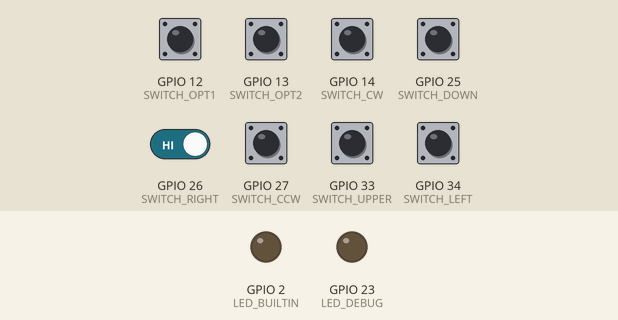
Recording of a sketch running on a simulated ESP32. On the bench: output pins drawn as LEDs (lit = HIGH). The inputs (shaded band) are chosen by the test bench; at power-on: GPIO 12 (SWITCH_OPT1), GPIO 13 (SWITCH_OPT2), GPIO 14 (SWITCH_CW), GPIO 25 (SWITCH_DOWN), GPIO 26 (SWITCH_RIGHT), GPIO 27 (SWITCH_CCW), GPIO 33 (SWITCH_UPPER), GPIO 34 (SWITCH_LEFT) HIGH. Nothing arrives over Bluetooth unless stated; what the sketch prints to the serial monitor is not drawn.

Above: at 0.1 s.
At 4.5 s:
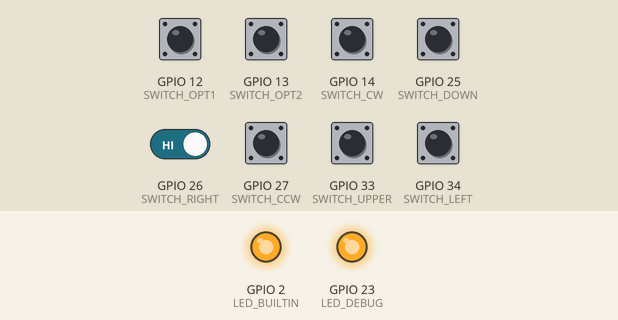
4.6 s: GPIO 27 (SWITCH_CCW) pulled LOW for 1 s
8.6 s: GPIO 26 (SWITCH_RIGHT) driven LOW
14.7 s: GPIO 33 (SWITCH_UPPER) pulled LOW for 0.15 s
Timing chart, 0 to 17.7 s (numbered marks = the images above; inputs shaded):
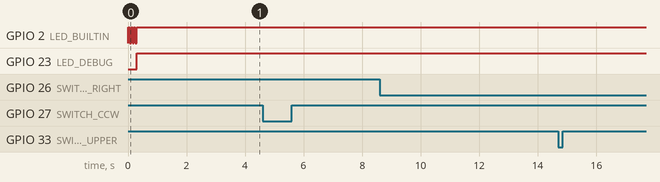

The sketch:

main.ino
```cpp
#include "BluetoothSerial.h"

#define LED_DEBUG 23
#define LED_BUILTIN 2
#define SWITCH_UPPER 33
#define SWITCH_DOWN  25
#define SWITCH_LEFT  34
#define SWITCH_RIGHT 26
#define SWITCH_CCW 27
#define SWITCH_CW  14
#define SWITCH_OPT1 12
#define SWITCH_OPT2 13
#define TRANSMIT_DATA_SIZE 2

unsigned long previous_ms = 0;
BluetoothSerial SerialBT;

void setup() {
  // setup baudrate
  Serial.begin(115200);

  // initialize the LED pin as an output:
  pinMode(LED_DEBUG, OUTPUT);
  pinMode(LED_BUILTIN, OUTPUT);
  // initialize the switch pin as an input:
  pinMode(SWITCH_UPPER, INPUT);
  pinMode(SWITCH_DOWN, INPUT);
  pinMode(SWITCH_LEFT, INPUT);
  pinMode(SWITCH_RIGHT, INPUT);
  pinMode(SWITCH_CCW, INPUT);
  pinMode(SWITCH_CW, INPUT);
  pinMode(SWITCH_OPT1, INPUT);
  pinMode(SWITCH_OPT2, INPUT);

  bluetooth_setup();
  blink_led();
}

void printPressedSwitch(int pin, String pin_str) {
  digitalWrite(LED_BUILTIN, HIGH);
  if (digitalRead(pin) == HIGH) {
    digitalWrite(LED_DEBUG, HIGH);   // turn the LED on
    Serial.print(pin_str);
    Serial.println(" switch is pressed!!");
  }
}

void loop() {
  const unsigned long interval_ms = 50;
  unsigned long current_ms = millis();

  if (current_ms - previous_ms < interval_ms) return;

  previous_ms = current_ms;
  digitalWrite(LED_DEBUG, LOW);  // turn the LED off
  debug_print();
  transmit_data();
}

void debug_print() {
  printPressedSwitch(SWITCH_UPPER, "Upper");
  printPressedSwitch(SWITCH_DOWN, "Down");
  printPressedSwitch(SWITCH_LEFT, "Left");
  printPressedSwitch(SWITCH_RIGHT, "Right");
  printPressedSwitch(SWITCH_CCW, "CCW");
  printPressedSwitch(SWITCH_CW, "CW");
  printPressedSwitch(SWITCH_OPT1, "Opt1");
  printPressedSwitch(SWITCH_OPT2, "Opt2");
}

void bluetooth_setup() {
    SerialBT.begin("ESP32_remote_controller", true);
    Serial.println("The device started in master mode, make sure remote BT device is on!");

    // uint8_t address[6] = {0x8C, 0x4B, 0x14, 0x2A, 0x6F, 0xB8};
    // bool connected = SerialBT.connect(address);
    bool connected = SerialBT.connect("ESP32_omni_robot");
    if (connected) {
        Serial.println("Connected Succesfully!");
    } else {
        while (!SerialBT.connected(10000)) {
            Serial.println(
                "Failed to connect. Make sure remote device is available and "
                "in range, then restart app.");
        }
    }
    if (SerialBT.disconnect()) {
        Serial.println("Disconnected Succesfully!");
    }
    SerialBT.connect();
}

void blink_led() {
    pinMode(LED_BUILTIN, OUTPUT);
    for (int i = 0; i < 3; i++) {
        digitalWrite(LED_BUILTIN, HIGH);
        delay(50);
        digitalWrite(LED_BUILTIN, LOW);
        delay(50);
    }
}

uint8_t pack_switch_data() {
    uint8_t switch_upper_data = 0b00000001 & digitalRead(SWITCH_UPPER);
    uint8_t switch_down_data  = 0b00000010 & (digitalRead(SWITCH_DOWN) << 1);
    uint8_t switch_left_data  = 0b00000100 & (digitalRead(SWITCH_LEFT) << 2);
    uint8_t switch_right_data = 0b00001000 & (digitalRead(SWITCH_RIGHT) << 3);
    uint8_t switch_ccw_data   = 0b00010000 & (digitalRead(SWITCH_CCW) << 4);
    uint8_t switch_cw_data    = 0b00100000 & (digitalRead(SWITCH_CW) << 5);
    uint8_t switch_opt1_data  = 0b01000000 & (digitalRead(SWITCH_OPT1) << 6);
    uint8_t switch_opt2_data  = 0b10000000 & (digitalRead(SWITCH_OPT2) << 7);

    return switch_upper_data | switch_down_data | switch_left_data | switch_right_data |
           switch_ccw_data | switch_cw_data | switch_opt1_data | switch_opt2_data;
}

void transmit_data() {
    uint8_t send_data[TRANSMIT_DATA_SIZE];

    send_data[0] = 'T';
    send_data[1] = pack_switch_data();
    SerialBT.write(send_data, sizeof(send_data)/sizeof(send_data[0]));
}
```

Measured:
- by itself, GPIO 2 (LED_BUILTIN): alternates HIGH for 0.05 s and LOW for 0.05 s, 6 changes in all, then stays HIGH
